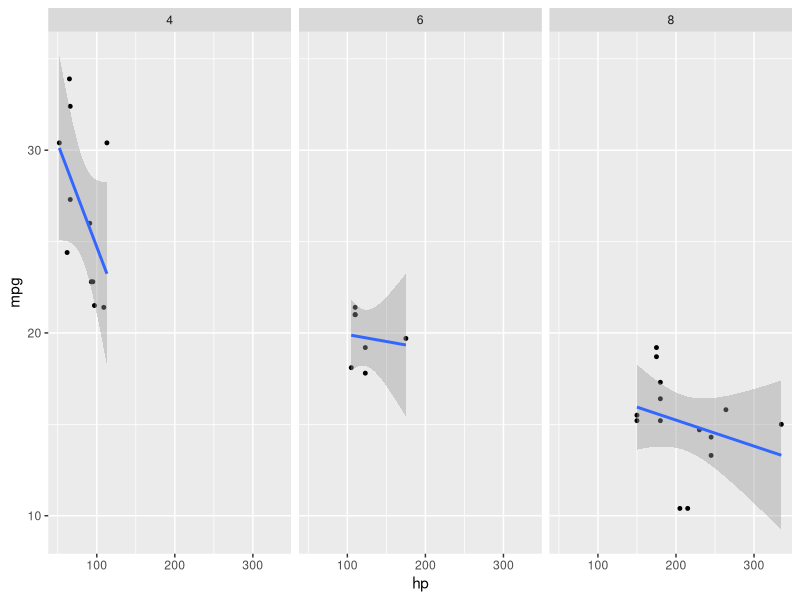
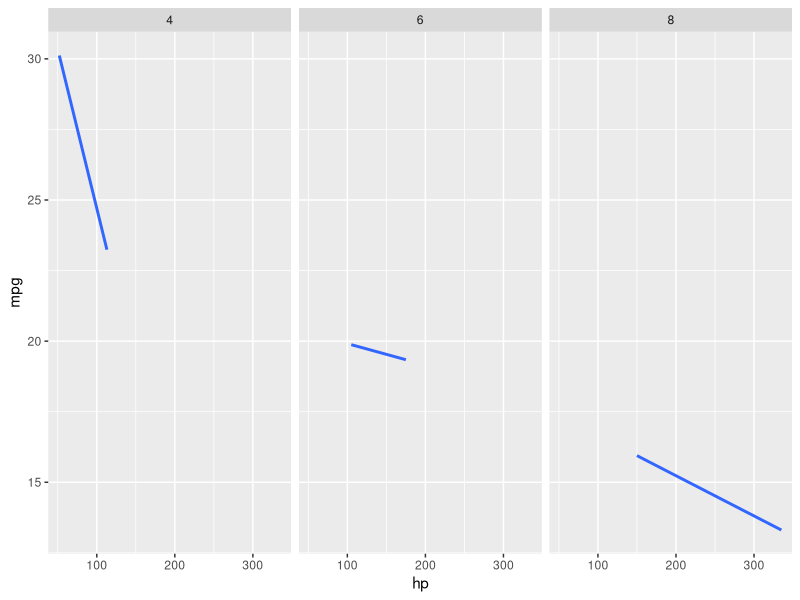

These figures' R source, in order:
library(ggplot2)

df <- mtcars
df_numeric <- df[,c(1,3:7)]

fit <- lm(mpg ~ hp, df)
summary(fit)


ggplot(df, aes(hp, mpg))+
  geom_point(size = 1)+
  geom_smooth(formula = y ~ x, method = "lm")+
  facet_grid(. ~ cyl)

ggplot(df, aes(hp, mpg))+
  geom_smooth(formula = y ~ x, method = "lm", se = F)+
  facet_grid(. ~ cyl)


fitted_values_mpg <-  data.frame(mpg = df$mpg, fitted = fit$fitted.values)

new_hp <- data.frame(hp = c(100, 150, 129, 300))
new_hp$mpg <- predict(fit, new_hp)


